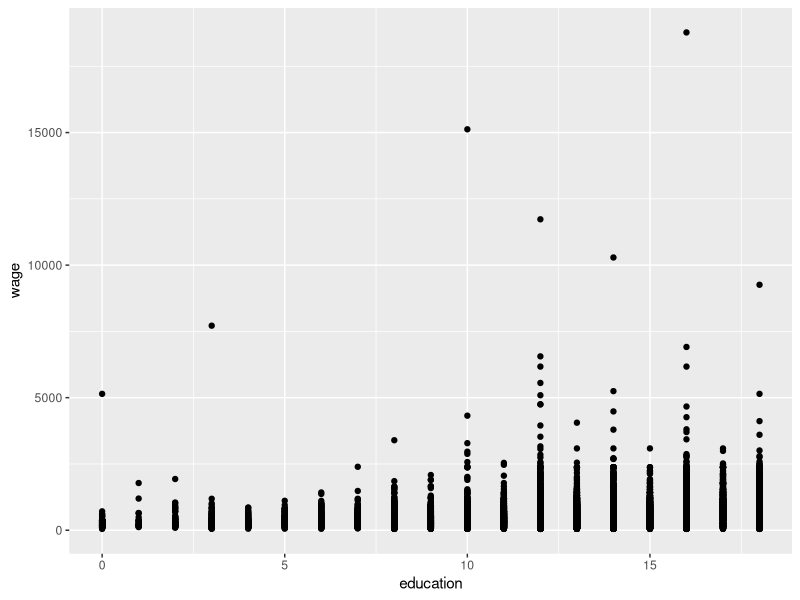
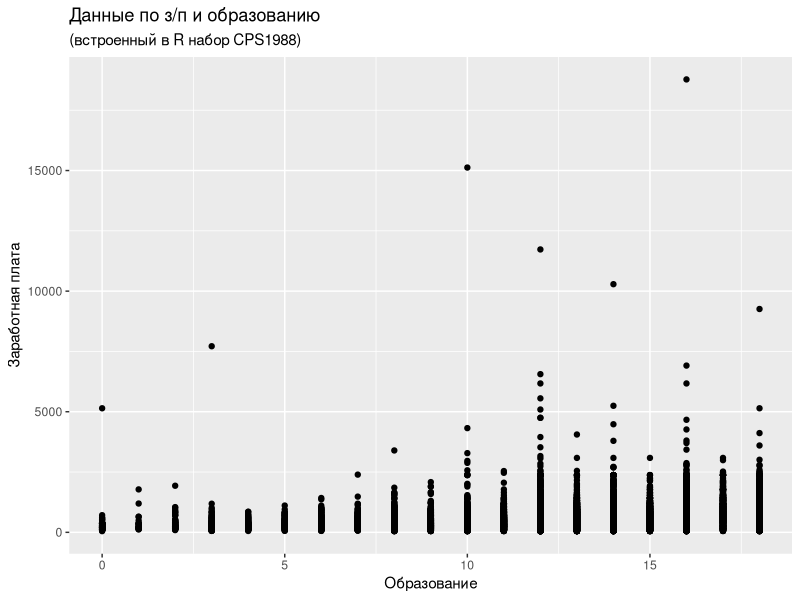
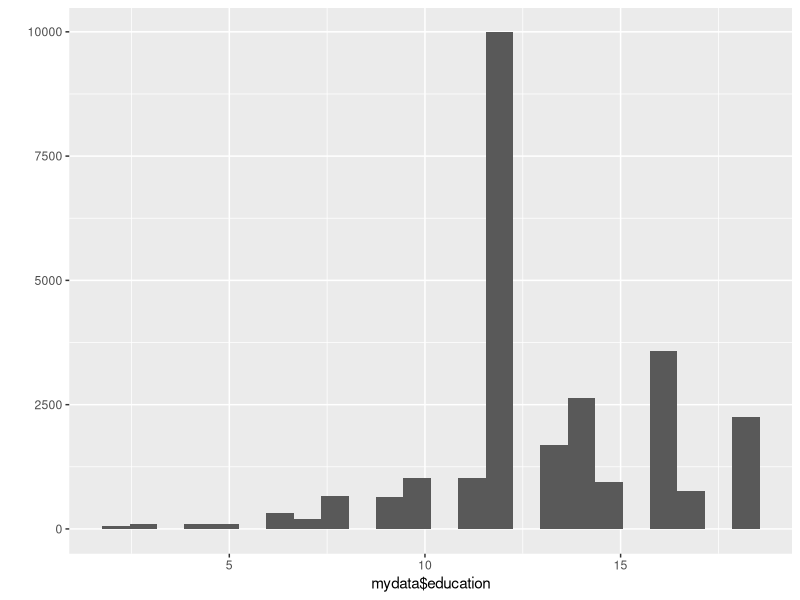
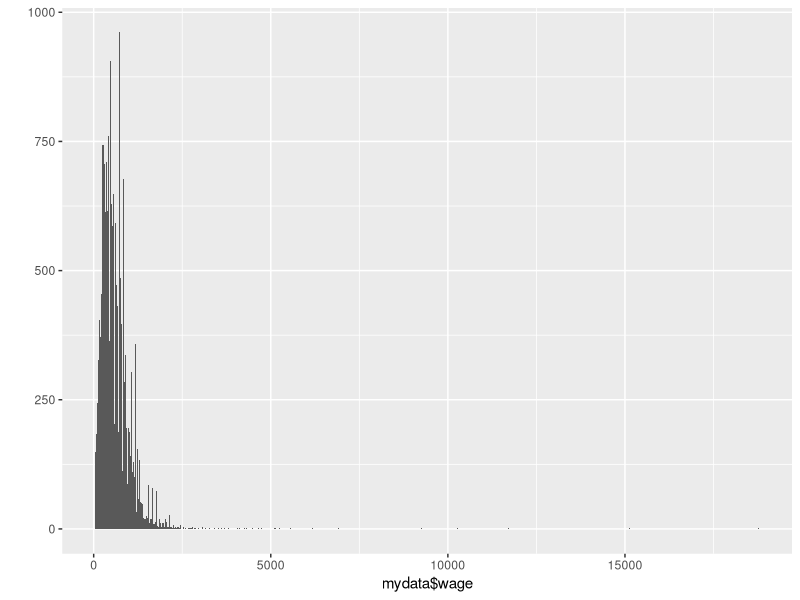
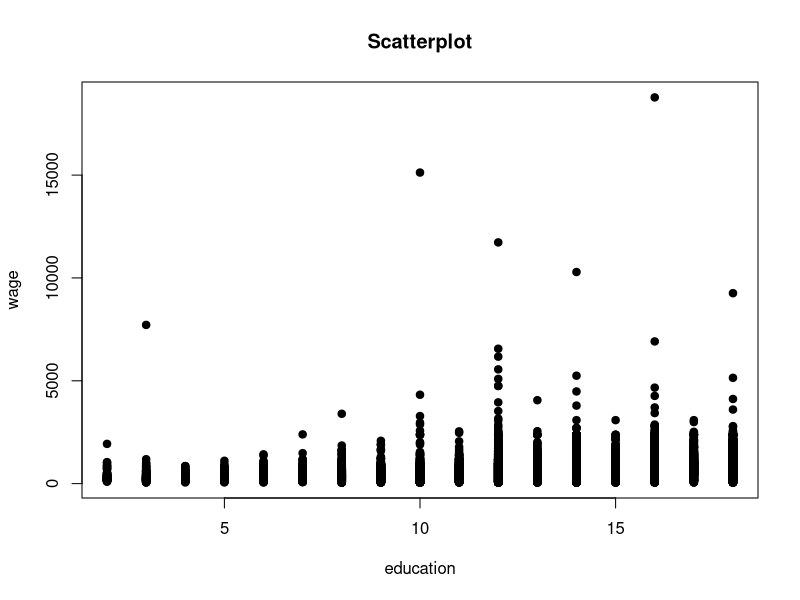

Reproduce these figures in R, in order.
##########################
# Webinar 1 Econometrics #
##########################

# Linear models in R

# Example 1 Return to schooling
library(tidyverse) # манипуляции с данными
library(skimr) # описательные статистики
library(AER) # пакет с данными 

# Set your working directory
setwd(" ")

data("CPS1988")
help("CPS1988")
head(CPS1988)
glimpse(CPS1988)
str(CPS1988)

qplot(data = CPS1988, education, wage)
qplot(data = CPS1988, education, wage) +
  labs(x = 'Образование',
       y = 'Заработная плата',
       title = 'Данные по з/п и образованию',
       subtitle = '(встроенный в R набор CPS1988)')

mydata <- with(data = CPS1988,
               subset(x = CPS1988, subset = experience > 1 & education > 1))
glimpse(mydata)

qplot(mydata$education, binwidth = 0.7)
qplot(mydata$wage, binwidth=20)
plot(mydata$education, mydata$wage, main="Scatterplot", 
     xlab="education", ylab="wage", pch=19)

# Описательные статистики
summary(mydata)
skim(mydata)

model <- lm(data = mydata, wage ~ education)
summary(model)
coef(model)

y = mydata$wage
TSS = sum((y - mean(y))^2)
TSS

RSS = deviance(model)
RSS

ESS = TSS - RSS
ESS

R2 = ESS / TSS
R2

nd <- data.frame(education=c(10,3))
predict(model, newdata = nd)

modelmult1 <- lm(data = mydata, wage ~ education +experience)
summary(modelmult1)

modelmult2 <- lm(data = mydata, wage ~ education + experience + I(experience^2))
summary(modelmult2)

nd <- data.frame(education= c(10,3), experience = c(20,8))
predict(modelmult2, newdata = nd)

# Example 2 Return to schooling - Data from stata 
library(foreign)
data <- read.dta("Dougherty.dta")

library("readxl")
data  <- read_excel("Dougherty.xlsx",sheet = "Sheet1") 

#regression estimation
model_long <- lm(data=data, S~ASVABC)
model_short <- lm(data=data, S~ASVABC+SM+SF)
